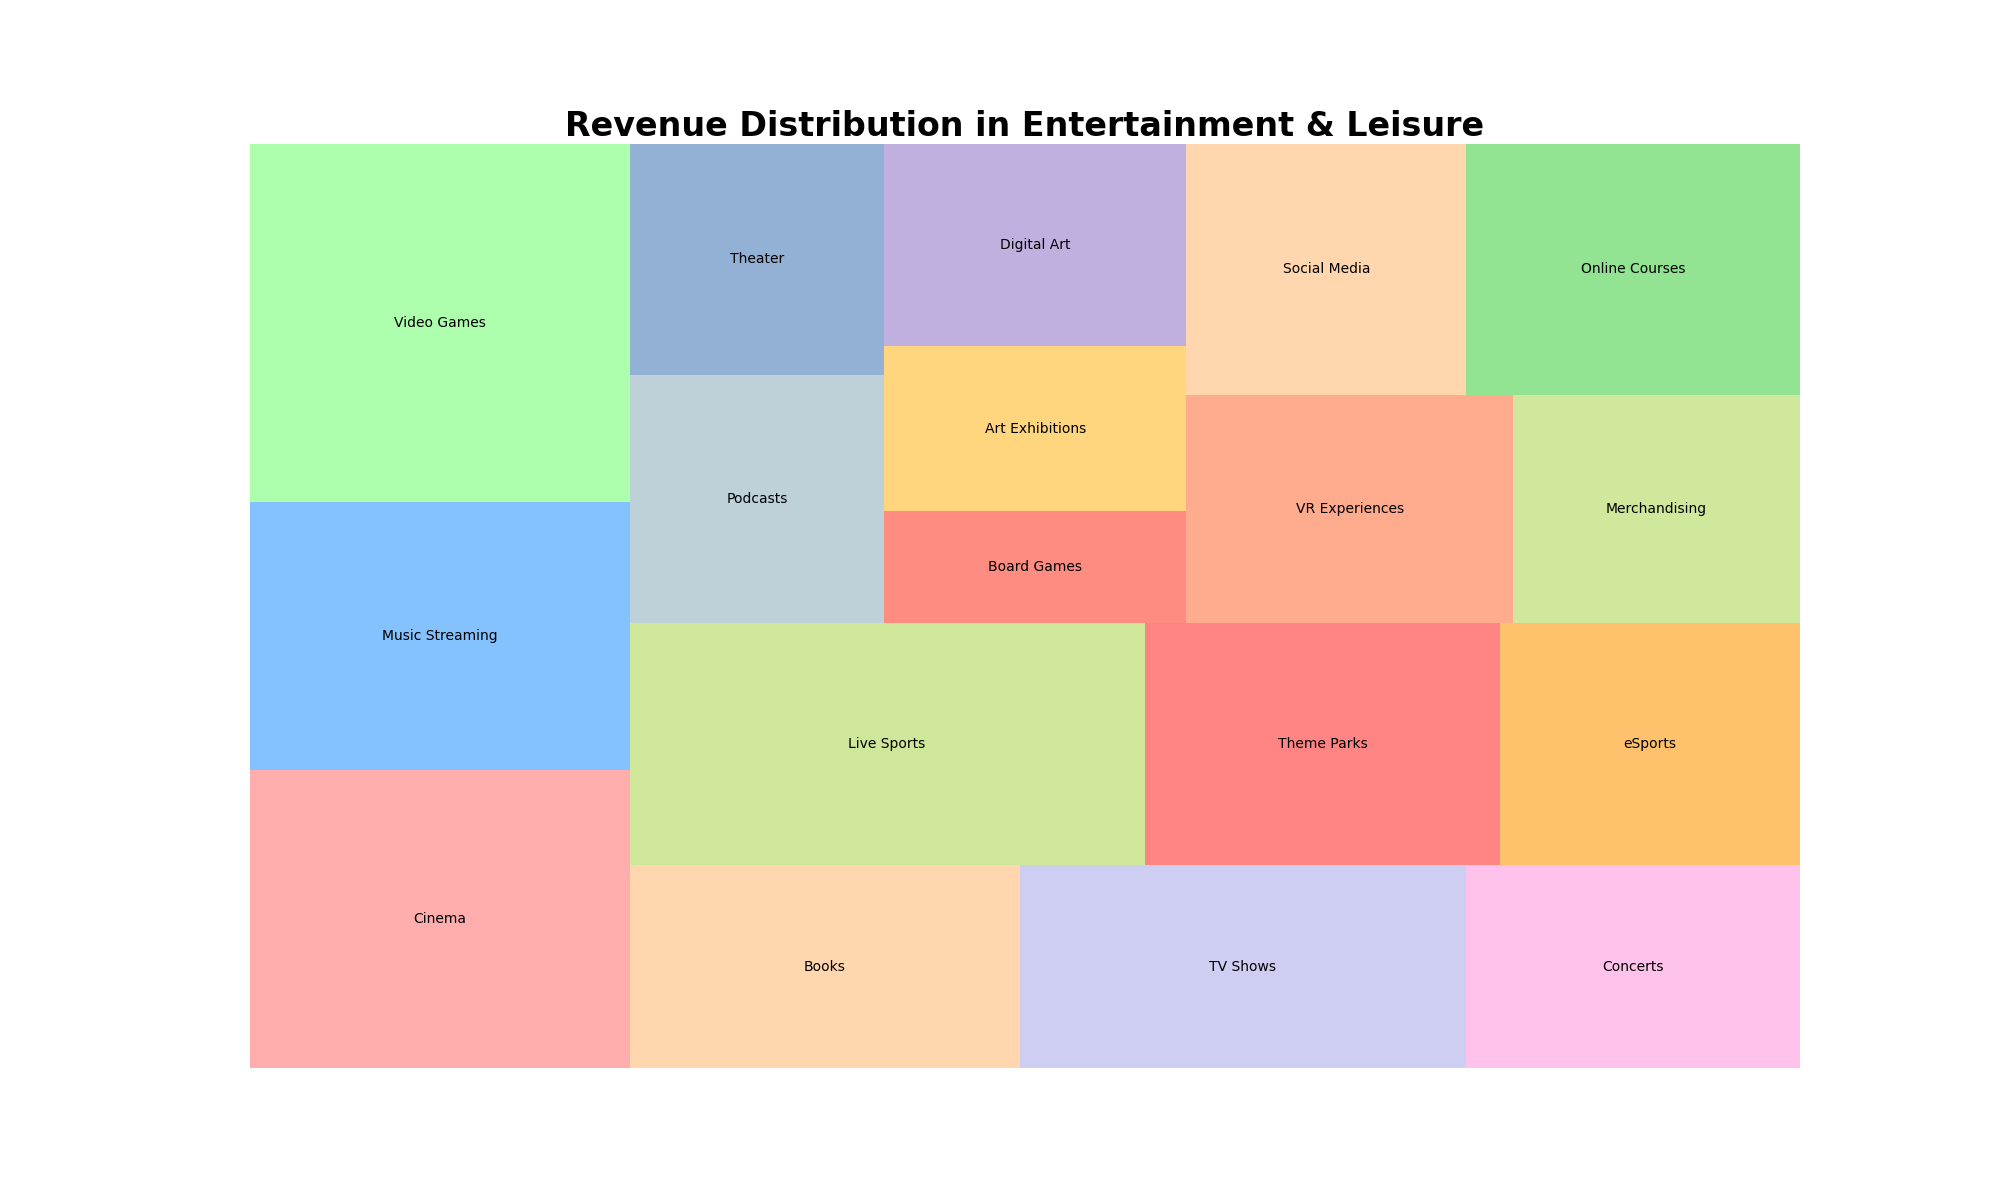

This figure's Python source:

import seaborn as sns
import pandas as pd
import matplotlib.pyplot as plt
import squarify

# Create the dataframe
df = pd.DataFrame({
    'Category': ['Cinema', 'Music Streaming', 'Video Games', 'Books', 'TV Shows', 'Concerts', 'Live Sports', 'Theme Parks',
                 'eSports', 'Podcasts', 'Theater', 'Board Games', 'Art Exhibitions', 'Digital Art', 'VR Experiences',
                 'Merchandising', 'Social Media', 'Online Courses'],
    'Revenue': [500, 450, 600, 350, 400, 300, 550, 380, 320, 280, 260, 150, 220, 270, 330, 290, 310, 370]
})

# Custom colors for the treemap
colors = ['#ff9999', '#66b3ff', '#99ff99', '#ffcc99', '#c2c2f0', '#ffb3e6', '#c4e17f', '#ff6666', '#ffb347', '#aec6cf',
          '#779ecb', '#ff6f61', '#ffcc5c', '#b19cd9', '#ff9671', '#c5e384', '#ffcc99', '#77dd77']

# Create a figure and a set of subplots
plt.figure(figsize=(20, 12))

# Using squarify to plot the treemap
squarify.plot(sizes=df['Revenue'], label=df['Category'], color=colors, alpha=0.8)

plt.title("Revenue Distribution in Entertainment & Leisure", fontsize=24, fontweight='bold')
plt.axis('off')  # Disable the axis

plt.show()
